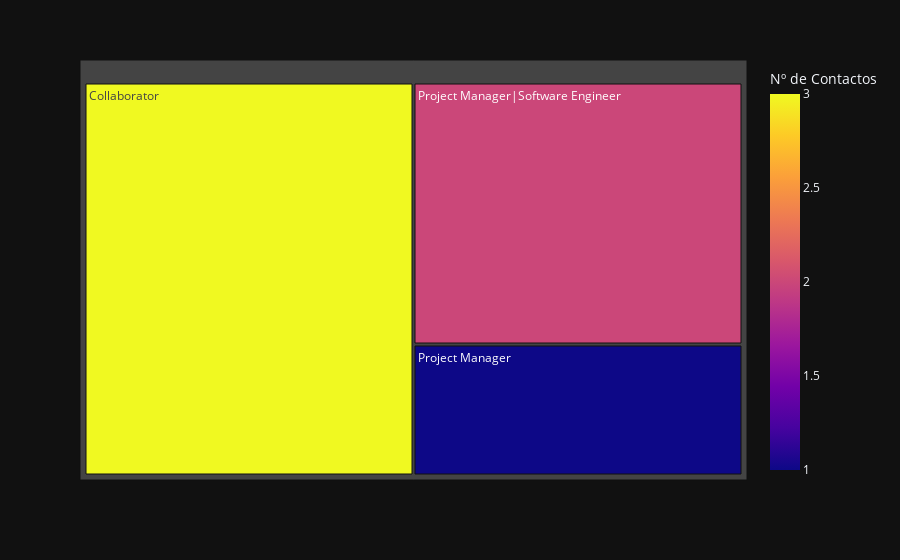

Write notebook code for a chart like this one.
### Markdown cell above
And to see another visualization that can provide another vision, we are going to use the Treemap graphic

### Code cell
fig6 = px.treemap(df_by_company[:100], path=["Company"], values="ProjectName", hover_data=["Company","ProjectName"], 
                  color="ProjectName", 
                  template="plotly_dark",
                   labels={"ProjectName":"Nº de Contactos", "Company":"Empresa"})
fig6.show()

### Figure 1 — Plotly figure (JSON) as saved in the notebook; plotly's stock layout.template omitted (floating-point values rounded to 4 significant figures)
{"data": [{"branchvalues": "total", "customdata": [["Collaborator", 3, 3], ["Project Manager", 1, 1], ["Project Manager|Software Engineer", 2, 2]], "domain": {"x": [0, 1], "y": [0, 1]}, "hovertemplate": "labels=%{label}<br>ProjectName_sum=%{value}<br>parent=%{parent}<br>id=%{id}<br>Empresa=%{customdata[0]}<br>Nº de Contactos=%{color}<extra></extra>", "ids": ["Collaborator", "Project Manager", "Project Manager|Software Engineer"], "labels": ["Collaborator", "Project Manager", "Project Manager|Software Engineer"], "marker": {"coloraxis": "coloraxis", "colors": [3, 1, 2]}, "name": "", "parents": ["", "", ""], "type": "treemap", "values": [3, 1, 2]}], "layout": {"coloraxis": {"colorbar": {"title": {"text": "Nº de Contactos"}}, "colorscale": [[0, "#0d0887"], [0.1111, "#46039f"], [0.2222, "#7201a8"], [0.3333, "#9c179e"], [0.4444, "#bd3786"], [0.5556, "#d8576b"], [0.6667, "#ed7953"], [0.7778, "#fb9f3a"], [0.8889, "#fdca26"], [1, "#f0f921"]]}, "legend": {"tracegroupgap": 0}, "margin": {"t": 60}}}
